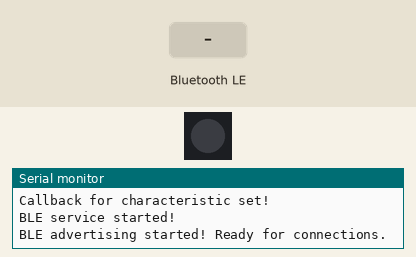
The sketch below on a simulated ESP32. On the bench: 1 RGB LEDs in strip order, left to right, the last lines printed to the serial monitor. Inputs (shaded band) come from the test bench. Nothing arrives over Bluetooth unless stated; a phone connects over Bluetooth LE 3 s after start.

Above: at 3.2 s.
3.3 s: Bluetooth LE write "on" received
At 3.8 s:
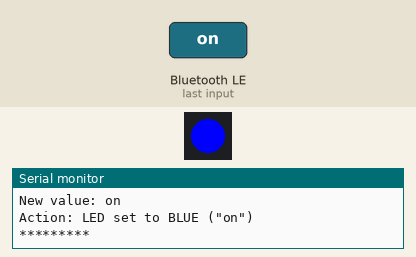
4.8 s: Bluetooth LE write "off" received
At 6.2 s:
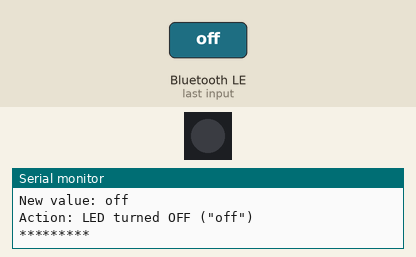
Timing chart, 0 to 7.8 s (numbered marks = the images above; inputs shaded):
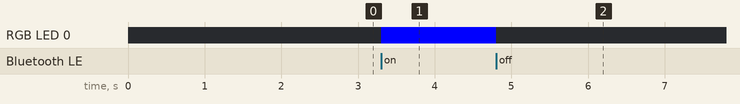

The sketch:

TestBLE.ino
```cpp
/*
  ============================================================================
  Project:    ESP32 BLE ⇄ WS2812B (NeoPixel) Single-LED Controller
  Board:      ESP32
  Summary:    Exposes a BLE characteristic you can write "on" or "off" to.
              - "on"  → LED turns BLUE
              - "off" → LED turns OFF
              Includes a helper to set the LED to GREEN (not called by default).

  How to test:
    1) Flash the sketch to your ESP32.
    2) Use a BLE app (e.g., nRF Connect / LightBlue).
    3) Connect to device name "MyESP32".
    4) Find the Service UUID and Characteristic UUID below.
    5) Write ASCII "on" or "off" to the characteristic and observe the LED.

  Hardware:
    - One WS2812B (NeoPixel) LED on GPIO 21 (5V, GND, and data on LED_PIN).
    - Level shifting recommended for long runs / multiple LEDs.

  Dependencies (Arduino Library Manager):
    - Adafruit NeoPixel by Adafruit
    - ESP32 BLE Arduino (or NimBLE-Arduino; this sketch uses the classic API)

  UUIDs (customize if needed):
    - SERVICE_UUID:        b0cee666-6f5c-48fa-9b6b-ee42fec51a13
    - CHARACTERISTIC_UUID: 4b15cd64-97b9-4ff2-9599-88ccd01f07f1
  ============================================================================
*/

#include <BLEDevice.h>
#include <BLEUtils.h>
#include <BLEServer.h>

#include <Adafruit_NeoPixel.h>  // WS2812B (NeoPixel) control

// -----------------------------
// NeoPixel configuration
// -----------------------------
#define LED_PIN   21   // GPIO used for NeoPixel data line
#define NUM_LEDS  1    // Single LED for this example

// -----------------------------
// BLE UUIDs (customizable)
// -----------------------------
#define SERVICE_UUID        "b0cee666-6f5c-48fa-9b6b-ee42fec51a13"
#define CHARACTERISTIC_UUID "4b15cd64-97b9-4ff2-9599-88ccd01f07f1"

// Global NeoPixel instance
Adafruit_NeoPixel strip = Adafruit_NeoPixel(NUM_LEDS, LED_PIN, NEO_GRB + NEO_KHZ800);

// -----------------------------------------------------------------------------
// Helper: Set LED to GREEN (demonstrates a reusable LED action; not called here)
// -----------------------------------------------------------------------------
void handleGreen() {
  strip.setPixelColor(0, strip.Color(0, 255, 0));  // Green
  strip.show();
}

// -----------------------------------------------------------------------------
// BLE Characteristic Write Callback
// Receives ASCII strings. Recognized commands:
//   "on"  → set LED BLUE
//   "off" → turn LED OFF
// -----------------------------------------------------------------------------
class MyCallbacks : public BLECharacteristicCallbacks {
  void onWrite(BLECharacteristic *pCharacteristic) override {
    // getValue() returns std::string in the ESP32 BLE library
    std::string value = pCharacteristic->getValue();

    if (!value.empty()) {
      Serial.println("*********");
      Serial.print("New value: ");

      // Print raw characters for clarity
      for (size_t i = 0; i < value.length(); i++) {
        Serial.print(value[i]);
      }
      Serial.println();

      // Compare the incoming text (prefix match is sufficient for this demo)
      if (strncmp(value.c_str(), "on", 2) == 0) {
        // LED → BLUE
        strip.setPixelColor(0, strip.Color(0, 0, 255));
        strip.show();
        Serial.println("Action: LED set to BLUE (\"on\")");
      } else if (strncmp(value.c_str(), "off", 3) == 0) {
        // LED → OFF
        strip.setPixelColor(0, strip.Color(0, 0, 0));
        strip.show();
        Serial.println("Action: LED turned OFF (\"off\")");
      } else {
        Serial.println("Action: Unrecognized command (use \"on\" or \"off\")");
      }

      Serial.println("*********");
    }
  }
};

// -----------------------------------------------------------------------------
// Arduino Setup: Initialize Serial, NeoPixel, BLE server/service/characteristic,
//                set callbacks, start service and advertising.
// -----------------------------------------------------------------------------
void setup() {
  Serial.begin(115200);
  delay(2000);  // Allow time for Serial to attach

  // --- NeoPixel init ---
  strip.begin();
  strip.show();           // Ensure LED starts OFF
  // strip.setBrightness(50); // Optional: limit brightness (0–255)

  Serial.println("Starting BLE initialization...");

  // --- BLE device init & name ---
  BLEDevice::init("MyESP32");
  Serial.println("BLE initialized!");

  // --- BLE server ---
  BLEServer *pServer = BLEDevice::createServer();
  Serial.println("BLE server created!");

  // --- BLE service ---
  BLEService *pService = pServer->createService(SERVICE_UUID);
  Serial.println("BLE service created!");

  // --- BLE characteristic (READ/WRITE) ---
  BLECharacteristic *pCharacteristic = pService->createCharacteristic(
    CHARACTERISTIC_UUID,
    BLECharacteristic::PROPERTY_READ | BLECharacteristic::PROPERTY_WRITE
  );
  Serial.println("BLE characteristic created!");

  // --- Hook write callback for command handling ---
  pCharacteristic->setCallbacks(new MyCallbacks());
  Serial.println("Callback for characteristic set!");

  // --- Initial characteristic value (visible to clients) ---
  pCharacteristic->setValue("Hello World");

  // --- Start service & begin advertising ---
  pService->start();
  Serial.println("BLE service started!");

  BLEAdvertising *pAdvertising = BLEDevice::getAdvertising();
  pAdvertising->addServiceUUID(SERVICE_UUID);  // Advertise our service
  pAdvertising->start();
  Serial.println("BLE advertising started! Ready for connections.");
}

// -----------------------------------------------------------------------------
// Arduino Loop: Nothing to do here; BLE stack handles connections & writes.
// A small delay keeps the loop calm.
// -----------------------------------------------------------------------------
void loop() {
  delay(2000);
}
```

Measured:
- after the input at 3.3 s, RGB LED 0: off → RGB(0, 0, 255) at once
- after the input at 4.8 s, RGB LED 0: RGB(0, 0, 255) → off at once
